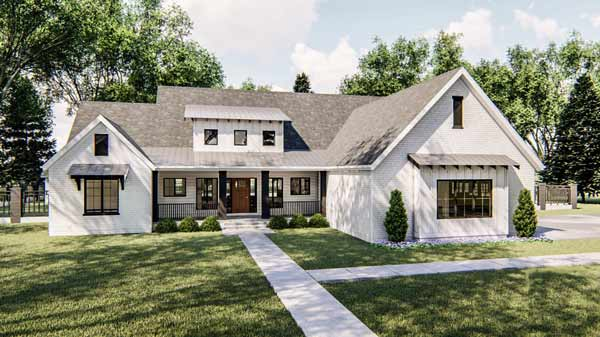
#> input picture images/house.jpg, 600 x 337 px, found by its file name
$ python smoothing.py
#> lines starting #> are read from the running program, lines starting #| are printed output that depends on the picture
import cv2 as cv

img = cv.imread('images/house.jpg')
#> img is the input picture: shape (337, 600, 3); mean B, G, R 123.1, 140.3, 138.7
# cv.imshow('house', img)

# average
average = cv.blur(img, (7,7))
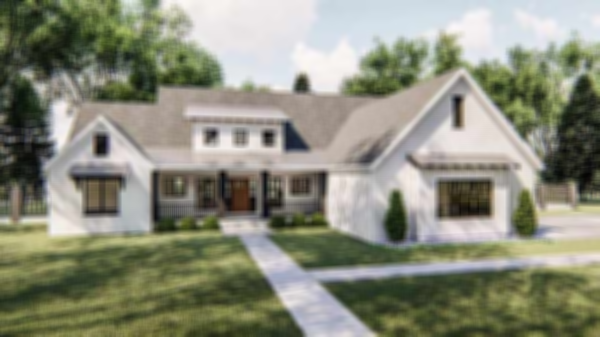
#> average: shape (337, 600, 3); mean B, G, R 123.1, 140.3, 138.7
cv.imshow('Average Blur', average)

# gaussian blur
gauss = cv.GaussianBlur(img, (7,7), 0)
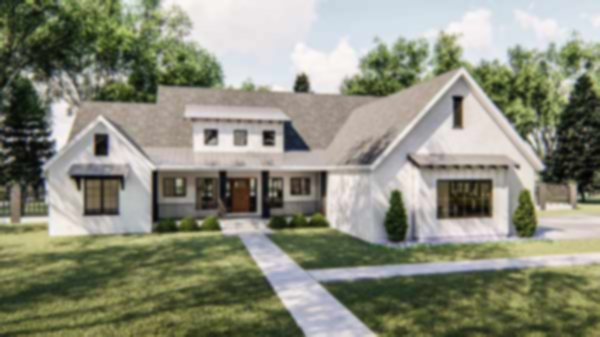
#> gauss: shape (337, 600, 3); mean B, G, R 123.1, 140.3, 138.7
cv.imshow('Gaussian Blur', gauss)

 # Median Blur
median = cv.medianBlur(img, 7)
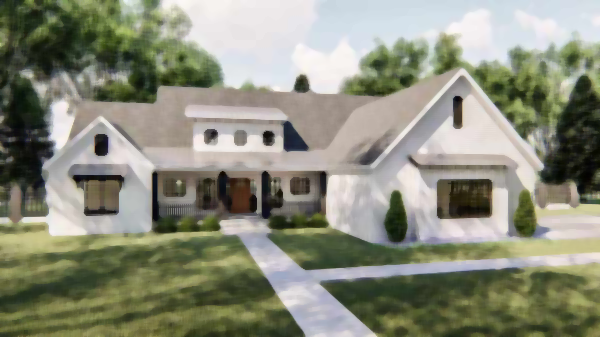
#> median: shape (337, 600, 3); mean B, G, R 122.7, 140.1, 138.4
cv.imshow('Median Blur', median)

# bilaterial
bilateral = cv.bilateralFilter(img, 10, 35, 35)
cv.imshow('Bilateral Filter', bilateral)


cv.waitKey(0)

$ run again, with images/friend.jpg copied over images/house.jpg
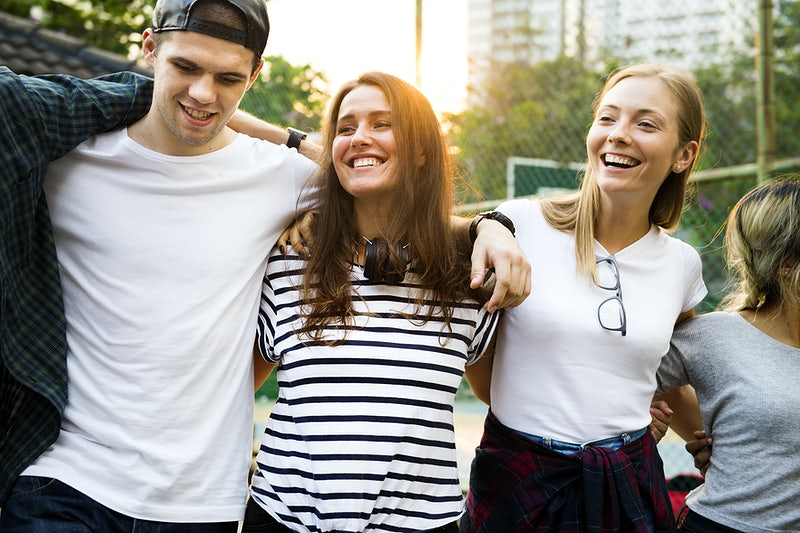
#> input picture images/friend.jpg, 800 x 533 px, found by its file name
#> img is the input picture: shape (533, 800, 3); mean B, G, R 137.3, 145.9, 148.8
#> `average = cv.blur(img, (7,7))`:
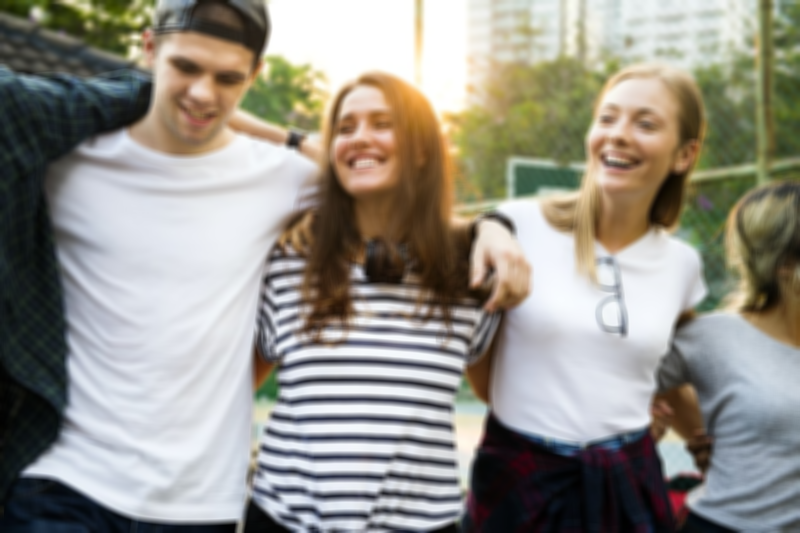
#> average: shape (533, 800, 3); mean B, G, R 137.3, 145.9, 148.8
#> `median = cv.medianBlur(img, 7)`:
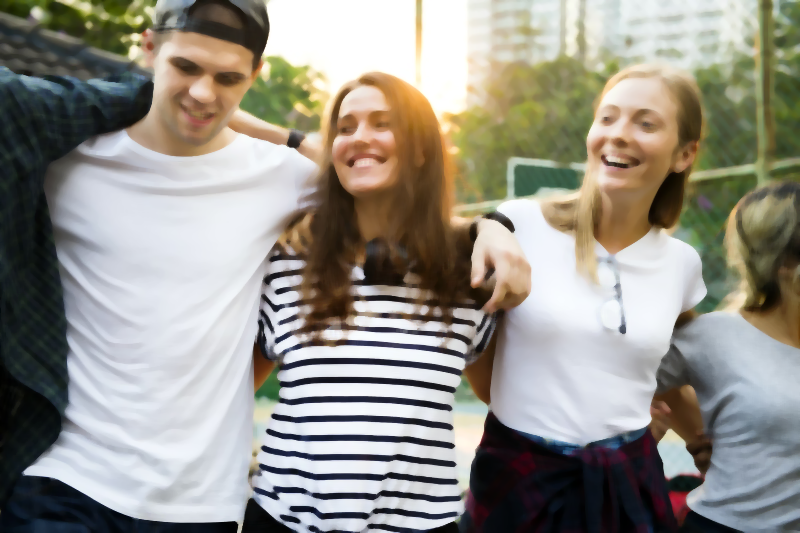
#> median: shape (533, 800, 3); mean B, G, R 137.3, 146, 149

$ run again, with images/group.jpg copied over images/house.jpg
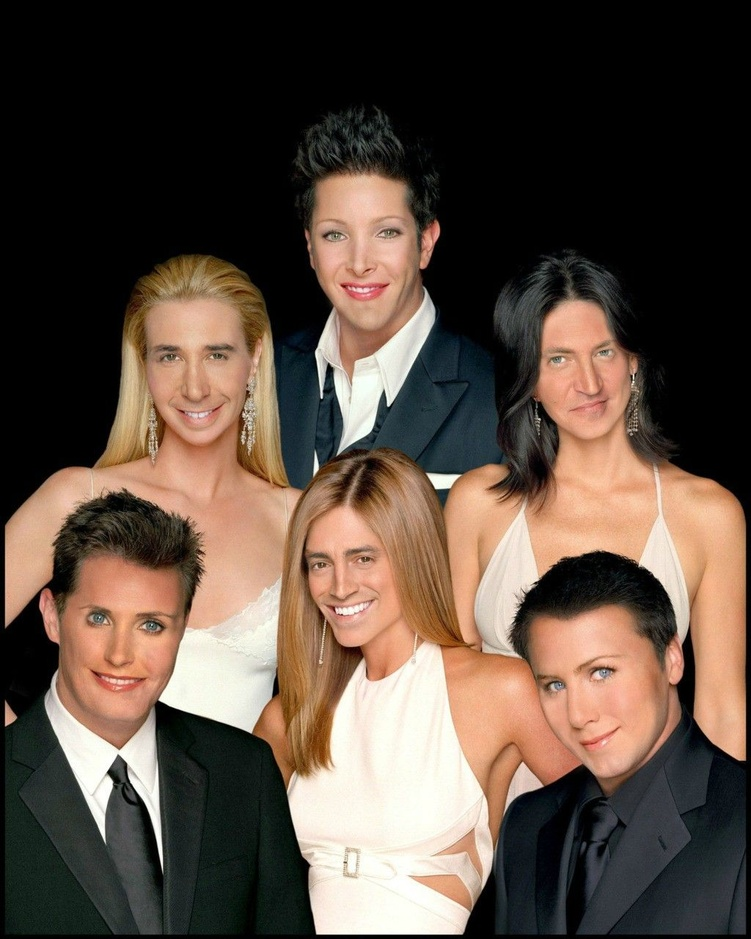
#> input picture images/group.jpg, 751 x 939 px, shrunk from 1024 x 1280 before the run, found by its file name
#> img is the input picture: shape (939, 751, 3); mean B, G, R 65.1, 76.3, 91.8
#> `average = cv.blur(img, (7,7))`:
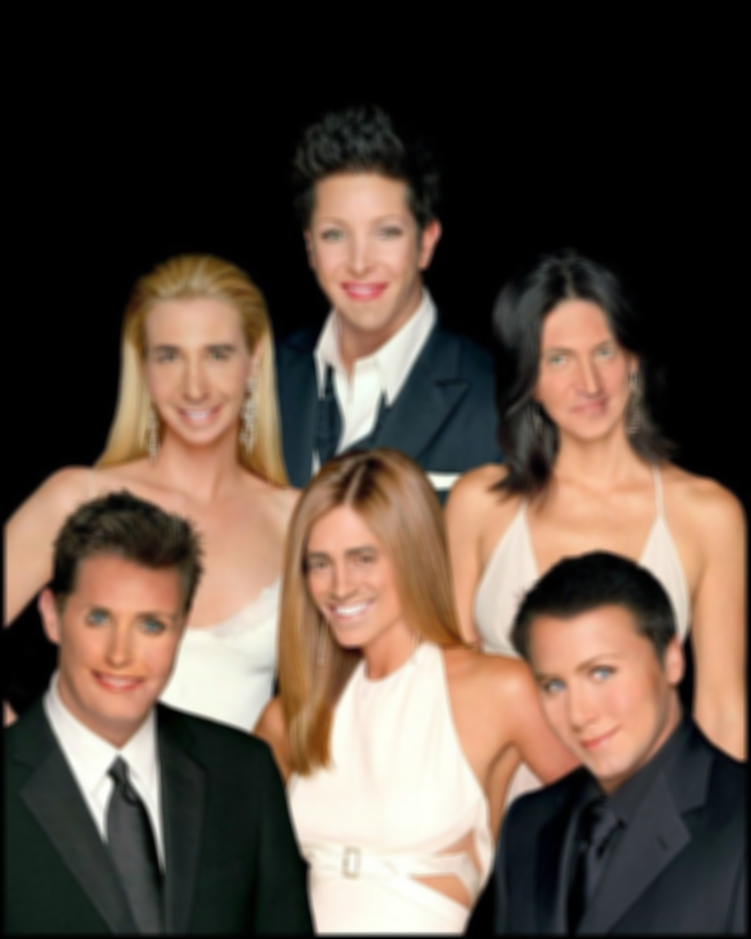
#> average: shape (939, 751, 3); mean B, G, R 65.1, 76.3, 91.8
